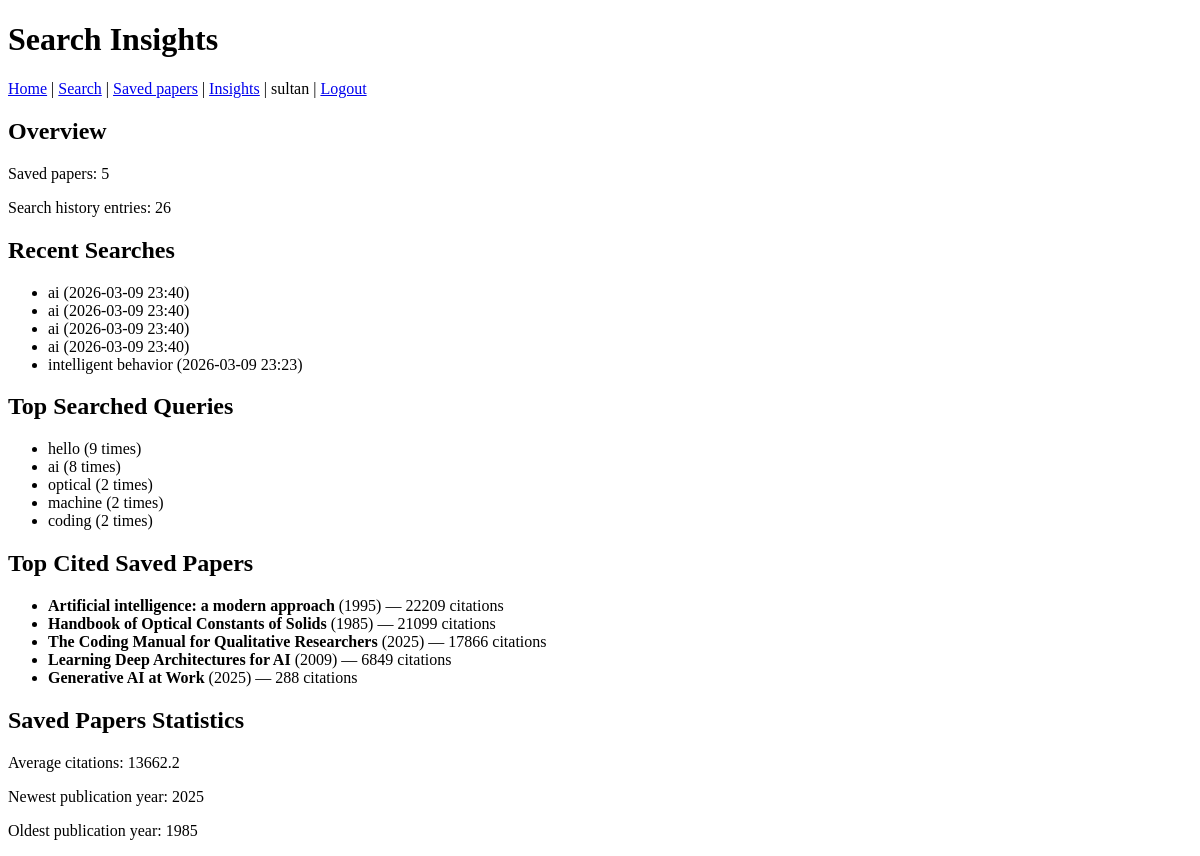
The page /insights/ (signed in) on the database as committed earlier.
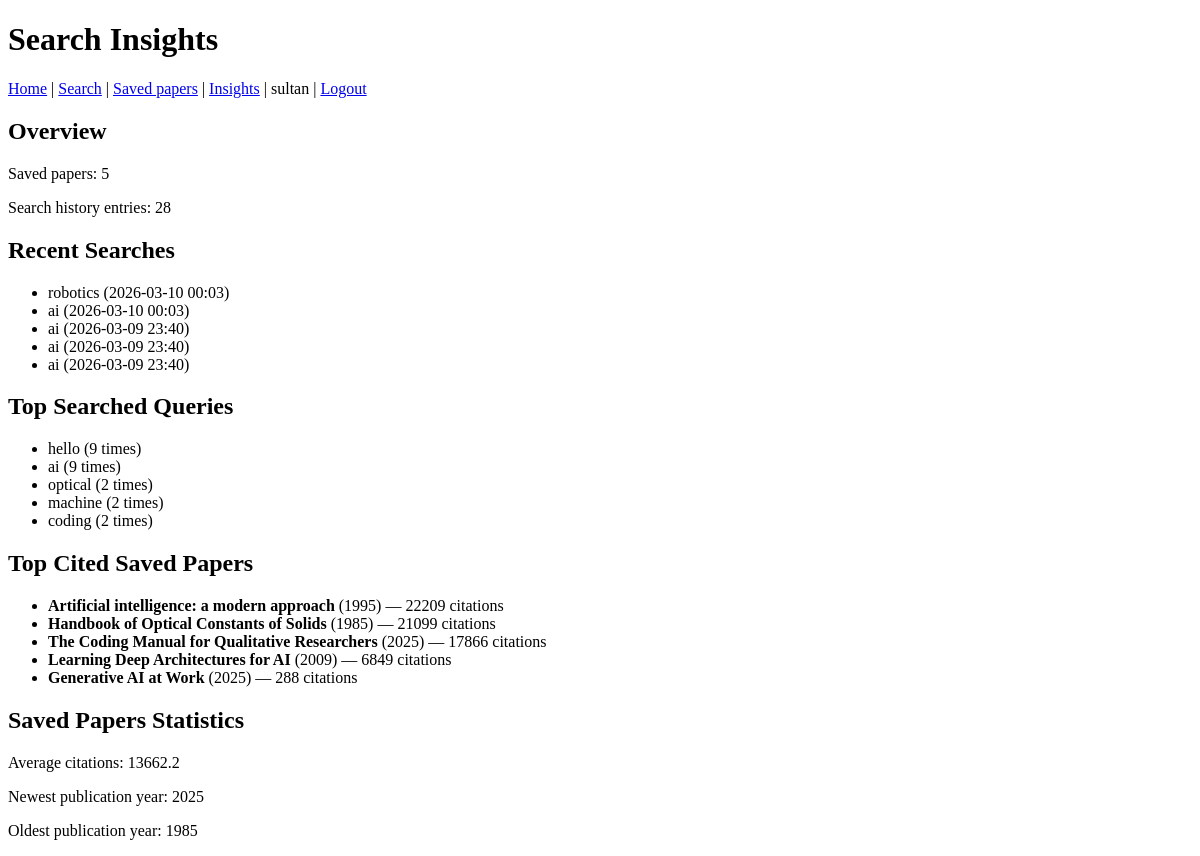
The same page on the database as committed later.
### papers/models.py (models this page shows, shortened)
class SearchHistory(models.Model):
    user = models.ForeignKey(
        settings.AUTH_USER_MODEL,
        on_delete=models.CASCADE,
        null=True,
        blank=True,
    )
    query = models.CharField(max_length=255)
    searched_at = models.DateTimeField(auto_now_add=True)

class SavedPaper(models.Model):
    user = models.ForeignKey(
        settings.AUTH_USER_MODEL,
        on_delete=models.CASCADE,
        null=True,
        blank=True,
    )
    title = models.CharField(max_length=500)
    openalex_id = models.CharField(max_length=100)
    first_author = models.CharField(max_length=255, blank=True, null=True)
    publication_year = models.IntegerField(blank=True, null=True)
    cited_by_count = models.IntegerField(default=0)
    saved_at = models.DateTimeField(auto_now_add=True)
    class Meta:
        unique_together = [["user", "openalex_id"]]

### papers/views.py (the view)
# urls.py: path("insights/", views.insights_view, name="insights"),
@login_required
def insights_view(request):
    user_saved = SavedPaper.objects.filter(user=request.user)
    user_searches = SearchHistory.objects.filter(user=request.user)
    saved_count = user_saved.count()
    search_count = user_searches.count()
    recent_searches = user_searches.order_by("-searched_at")[:5]
    top_queries = (
        user_searches.values("query")
        .annotate(count=Count("id"))
        .order_by("-count")[:5]
    )
    top_cited = user_saved.order_by("-cited_by_count")[:5]
    stats = user_saved.aggregate(
        avg_citations=Avg("cited_by_count"),
        newest_year=Max("publication_year"),
        oldest_year=Min("publication_year"),
    )
    return render(
        request,
        "papers/insights.html",
        {
            "saved_count": saved_count,
            "search_count": search_count,
            "recent_searches": recent_searches,
            "top_queries": top_queries,
            "top_cited": top_cited,
            "avg_citations": stats["avg_citations"],
            "newest_year": stats["newest_year"],
            "oldest_year": stats["oldest_year"],
        },
    )

### papers/templates/papers/insights.html (shortened to what this page needs)
<!DOCTYPE html>
<html lang="en">
<head>
</head>
<body>
    <h1>Search Insights</h1>
    {% include "papers/base_nav.html" %}
    <h2>Overview</h2>
    <p>Saved papers: {{ saved_count }}</p>
    <p>Search history entries: {{ search_count }}</p>
    <h2>Recent Searches</h2>
    {% if recent_searches %}
        <ul>
            {% for s in recent_searches %}
            <li>{{ s.query }} ({{ s.searched_at|date:"Y-m-d H:i" }})</li>
            {% endfor %}
        </ul>
    {% else %}
        <p>No searches yet.</p>
    {% endif %}
    <h2>Top Searched Queries</h2>
    {% if top_queries %}
        <ul>
            {% for q in top_queries %}
            <li>{{ q.query }} ({{ q.count }} times)</li>
            {% endfor %}
        </ul>
    {% else %}
        <p>No search data yet.</p>
    {% endif %}
    <h2>Top Cited Saved Papers</h2>
    {% if top_cited %}
        <ul>
            {% for paper in top_cited %}
            <li>
                <strong>{{ paper.title }}</strong>
                {% if paper.publication_year %}({{ paper.publication_year }}){% endif %}
                — {{ paper.cited_by_count }} citations
            </li>
            {% endfor %}
        </ul>
    {% else %}
        <p>No saved papers yet.</p>
    {% endif %}
    <h2>Saved Papers Statistics</h2>
    {% if saved_count > 0 %}
        <p>Average citations: {{ avg_citations|floatformat:1 }}</p>
        {% if newest_year %}
            <p>Newest publication year: {{ newest_year }}</p>
        {% endif %}
        {% if oldest_year %}
            <p>Oldest publication year: {{ oldest_year }}</p>
        {% endif %}
    {% else %}
        <p>No saved papers yet.</p>
    {% endif %}
</body>
</html>

Rows that differ between the two databases and show on the page:
no longer on this page (row unchanged): SearchHistory: query "ai", searched_at "2026-03-09 23:40"
no longer on this page (row unchanged): SearchHistory: query "intelligent behavior", searched_at "2026-03-09 23:23"
added SearchHistory: query "robotics", searched_at "2026-03-10 00:03"
added SearchHistory: query "ai", searched_at "2026-03-10 00:03"
Other text that changed with them:
{{ search_count }}: "26" → "28"
new list line: "ai ( 9 times)"
list line gone: "ai ( 8 times)"
